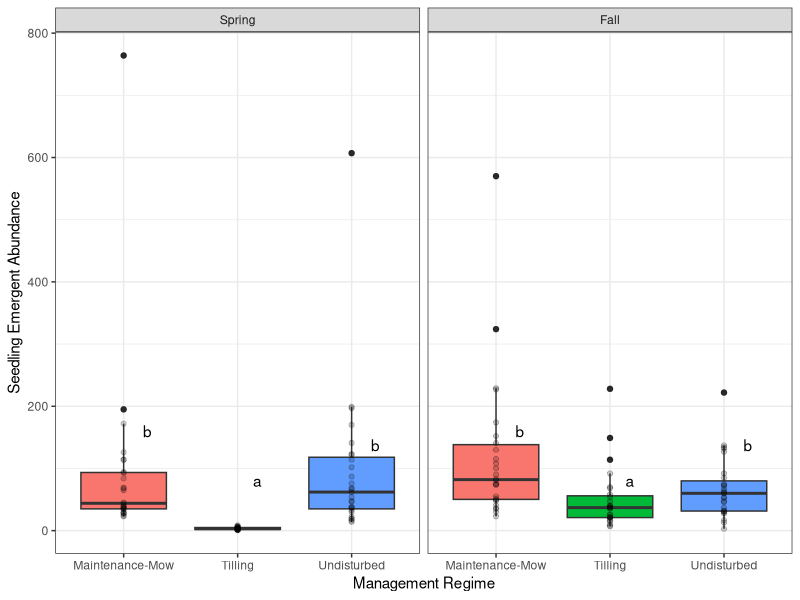

R code for this plot:
################################################################################
# Accompanying code for the following research project: 
#   Seedbanks in the Meadoway (Scarborough, Canada)
#
#
# Corresponding authors for this script:  
#   Garland Xie      (1)
#
# Affiliations: 
#   (1) Department of Biological Sciences, 
#       University of Toronto Scarborough,
#       1265 Military Trail, Toronto, ON, M1C 1A4, Canada
#       email: garland.xie@mail.utoronto.ca, 
#
#
# Purpose of this R script: to conduct regression models to determine 
# relationship between seed bank community metrics, management regimes, and
# seasonal variation
#
# IMPORTANT: Please refresh your R session before you run this script
# Why? See https://rstats.wtf/save-source.html


# libraries ----
library(here)   
library(dplyr)
library(ggplot2)
library(MASS)
library(patchwork)
library(lme4)
library(emmeans)
library(tidyr)
library(multcompView)
library(multcomp)

# import ----

spr_sb <- read.csv(
  here("data", "analysis_data", "spring_seedbank.csv"),
  row.names = 1
)

fall_sb <- read.csv(
  here("data", "analysis_data", "fall_seedbank.csv"),
  row.names = 1
)

sb_taxon <- read.csv(
  here("data", "input_data", 
       "seed_bank_taxonomy.csv")
)

# check packaging ----
glimpse(spr_sb)
glimpse(fall_sb)

# clean data ----

sb <- rbind(fall_sb, spr_sb)

# get community-level abundance and species richness
sb_comm <- sb %>%
  group_by(season, site_name, site_code, treatment, plot) %>%
  summarize(
    abund = sum(total_abund, na.rm = TRUE),
    species_richness = dplyr::n_distinct(spp_code)
  ) %>%
  ungroup() %>%
  mutate(
    season = factor(season, levels = c("Spring", "Fall")), 
    treatment = factor(treatment, levels = c("RES", "MOW", "TIL"))
  )

# add zeros to plots with no seed bank info (representing zero germination)
sb_comm_tidy <- sb_comm %>%
  
  # Spring, T2_1, plot 13
  tibble::add_row(
    season = "Spring", 
    site_name = "VICP", 
    site_code = "T2_1",
    treatment = "TIL",
    plot = 13, 
    abund = 0,
    species_richness = 0, 
  ) %>%
  
  # Spring, T2_1, plot 15
  tibble::add_row(
    season = "Spring", 
    site_name = "VICP", 
    site_code = "T2_1",
    treatment = "TIL",
    plot = 15, 
    abund = 0,
    species_richness = 0, 
  ) %>%
  
  # Spring, T2_3, plot 21
  tibble::add_row(
    season = "Spring", 
    site_name = "KENN", 
    site_code = "T2_3",
    treatment = "TIL",
    plot = 21, 
    abund = 0,
    species_richness = 0, 
  ) %>%
  
  # Spring, T2_3, plot 25
  tibble::add_row(
    season = "Spring", 
    site_name = "KENN", 
    site_code = "T2_3",
    treatment = "TIL",
    plot = 25, 
    abund = 0,
    species_richness = 0, 
  ) 

# regression model ----
glmer_abund_nb <- glmer.nb(
  formula = abund ~ treatment + season + (1|site_code), 
  data = sb_comm
)

# pairwise comparisons ----
abund_emm_trt <- emmeans(
  glmer_abund_nb, 
  "treatment", 
  lmer.df = "satterthwaite"
)
# add letters to each mean
abund_trt_cld <- 
  cld(
    object = abund_emm_trt, 
    adjust = "sidak",
    Letters = letters,
    alpha = 0.05) %>%
  as.data.frame() %>%
  mutate(
    treatment = as.character(treatment), 
    treatment = case_when(
      treatment == "MOW" ~ "Maintenance-Mow", 
      treatment == "RES" ~ "Undisturbed",
      treatment == "TIL" ~ "Tilling"
    ), 
    
    emmean = exp(emmean) + 60
  ) %>%
  rename(cld = .group)

# check for sample size ----
sb_comm %>%
  group_by(season, treatment) %>%
  summarize(
    sample_size = n()
  ) %>%
  ungroup()

# plot ----

# adjust x-axis labels (i.e., management regimes)
# for readability
sb_data_viz <- sb_comm %>%
  
  mutate(
    treatment = as.character(treatment), 
    treatment = case_when(
      treatment == "MOW" ~ "Maintenance-Mow", 
      treatment == "RES" ~ "Undisturbed",
      treatment == "TIL" ~ "Tilling"
    ) 
  ) 

(plot_abund_by_mgt <- sb_data_viz %>%
  
  ggplot(aes(x = treatment, y = abund, fill = treatment)) + 
  geom_boxplot() + 
  geom_point(alpha = 0.2) + 
  labs(
    x = "Management Regime", 
    y = "Seedling Emergent Abundance"
    ) + 
  geom_text(
    aes(x = treatment, y = emmean, label = cld), 
    data = abund_trt_cld,
    position = position_nudge(x = 0.1),
    hjust = 0) + 
  facet_wrap(~season) + 
  theme_bw() +
  theme(legend.position = "none")
)
